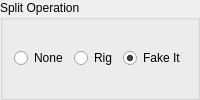
            <widget class="QGroupBox" name="split_operation_group_box">
             <property name="title">
              <string>Split Operation</string>
             </property>
             <layout class="QGridLayout" name="gridLayout_12">
              <item row="0" column="2">
               <widget class="QRadioButton" name="split_emulate_radio_button">
                <property name="toolTip">
                 <string>&lt;html&gt;&lt;head/&gt;&lt;body&gt;&lt;p&gt;Use only VFO A for split operation (the program temporarily changes the QRG of your rig during transmission).&lt;/p&gt;&lt;/body&gt;&lt;/html&gt;</string>
                </property>
                <property name="text">
                 <string>Fake It</string>
                </property>
                <property name="checked">
                 <bool>true</bool>
                </property>
                <attribute name="buttonGroup">
                 <string notr="true">split_mode_button_group</string>
                </attribute>
               </widget>
              </item>
              <item row="0" column="1">
               <widget class="QRadioButton" name="split_rig_radio_button">
                <property name="toolTip">
                 <string>&lt;html&gt;&lt;head/&gt;&lt;body&gt;&lt;p&gt;Use VFO A+B for split operation (works with many rigs, but requires the use of both VFOs).&lt;/p&gt;&lt;/body&gt;&lt;/html&gt;</string>
                </property>
                <property name="text">
                 <string>Rig</string>
                </property>
                <attribute name="buttonGroup">
                 <string notr="true">split_mode_button_group</string>
                </attribute>
               </widget>
              </item>
              <item row="0" column="0">
               <widget class="QRadioButton" name="split_none_radio_button">
                <property name="toolTip">
                 <string>&lt;html&gt;&lt;head/&gt;&lt;body&gt;&lt;p&gt;Don't use split (not recommended).&lt;/p&gt;&lt;/body&gt;&lt;/html&gt;</string>
                </property>
                <property name="text">
                 <string>None</string>
                </property>
                <property name="checked">
                 <bool>false</bool>
                </property>
                <attribute name="buttonGroup">
                 <string notr="true">split_mode_button_group</string>
                </attribute>
               </widget>
              </item>
             </layout>
            </widget>
